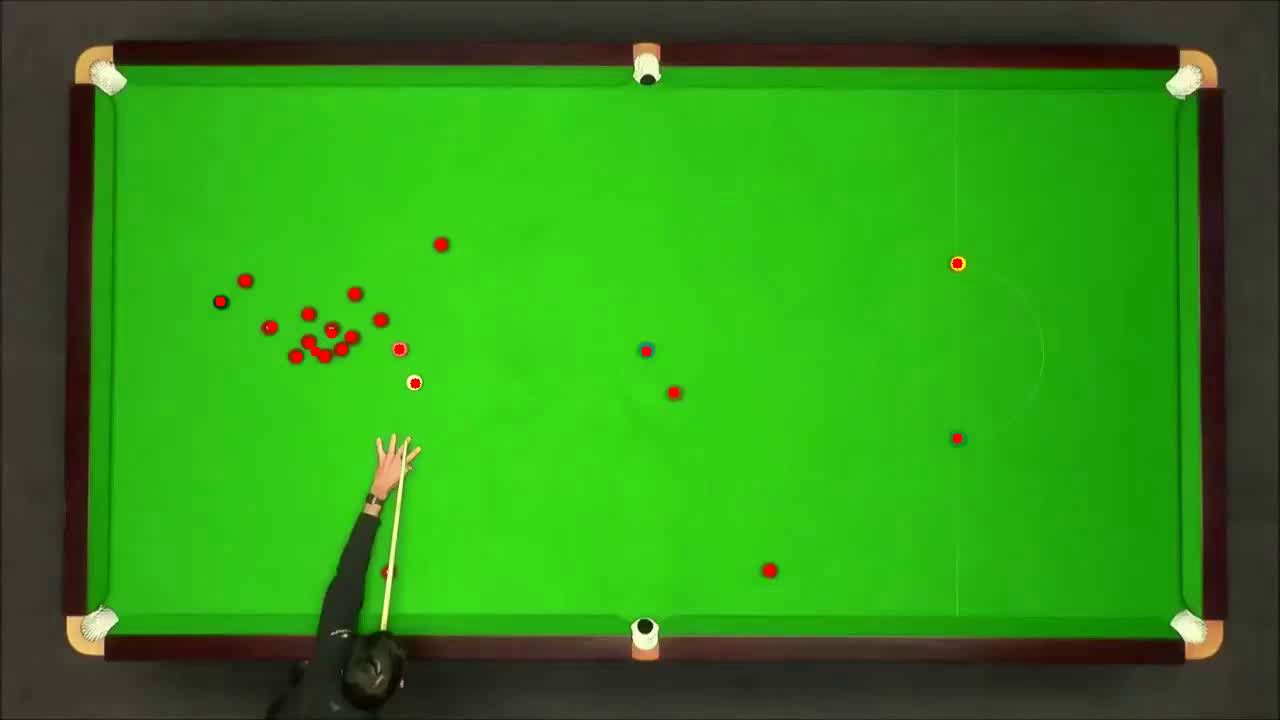
#> input picture frame 0 of project-2-image-description/movements.mp4, 1280 x 720 px, given in place of roonie_snooker.mp4, which was not available
$ jupyter execute projekt2_ap.ipynb   (shell and % lines are left out)   (text cells are left out)
#> lines starting #> are read from the running program, lines starting #| are printed output that depends on the picture; after the words box and inside, x2 and y2 are one past the last pixel; in counts of white or black regions, pixels touching at a corner belong together; pictures that were not available may be replaced by others from this repository, and a replacement may not be noted
[cell 1]
import matplotlib.pyplot as plt
import numpy as np
import cv2
import PIL
import os
import sys
import glob
import random

from pprint import pprint
from ipywidgets import Video

from PIL import Image
from PIL.ExifTags import TAGS

from sklearn.cluster import KMeans

[cell 2]
def imshow(a):
  a = a.clip(0, 255).astype('uint8')
  if a.ndim == 3:
    if a.shape[2] == 4:
      a = cv2.cvtColor(a, cv2.COLOR_BGRA2RGBA)
    else:
      a = cv2.cvtColor(a, cv2.COLOR_BGR2RGB)
  display(PIL.Image.fromarray(a))

[cell 3]
def open_video(path):
  video = cv2.VideoCapture(path)
  if not video.isOpened():
      print("[ERROR]: Could not open video from the given path.")

  video_width = int(video.get(3))
  video_height = int(video.get(4))
  video_fps = video.get(cv2.CAP_PROP_FPS)
  print(f"Video: width={video_width} height={video_height} fps={video_fps}")

  return video, video_width, video_height, video_fps

[cell 4]
video, video_width, video_height, video_fps = open_video("./roonie_snooker.mp4")

# setup
video.set(cv2.CAP_PROP_POS_FRAMES, 0)
ret, first_frame = video.read()
#> first_frame is the input picture: shape (720, 1280, 3); mean B, G, R 24.9, 143.8, 49.5

imshow(first_frame)

[cell 5]
def detect_edges(frame):
  gray_f = cv2.cvtColor(frame, cv2.COLOR_BGR2GRAY)
  threshold_f = cv2.adaptiveThreshold(gray_f, 255, cv2.ADAPTIVE_THRESH_MEAN_C, cv2.THRESH_BINARY, 19, -12)
  lines = cv2.HoughLinesP(threshold_f, rho=2, theta=np.pi/20, threshold=600, minLineLength=400, maxLineGap=50)
  return lines


def detect_edge_intersection(lines, tolerance=0.1):
  def line_intersection(line1, line2):
    xdiff = (line1[0][0] - line1[1][0], line2[0][0] - line2[1][0])
    ydiff = (line1[0][1] - line1[1][1], line2[0][1] - line2[1][1])

    def det(a, b):
      return a[0] * b[1] - a[1] * b[0]

    div = det(xdiff, ydiff)
    if div == 0:
      raise Exception('Determinant equals zero.')

    d = (det(*line1), det(*line2))
    x = int(det(d, xdiff) / div)
    y = int(det(d, ydiff) / div)
    return x, y

  intersection_points = []
  for line1 in lines:
    x1, y1, x2, y2 = line1[0]
    for line2 in lines:
      x3,y3,x4,y4 = line2[0]
      m1 = abs((y2 - y1) / (x2 - x1))
      m2 = abs((y4 - y3) / (x4 - x3))
      if abs(m1 - m2) > tolerance:
        intersection_point = line_intersection(((x1, y1), (x2, y2)), ((x3, y3), (x4, y4)))
        intersection_points.append(intersection_point)
  return intersection_points


def detect_table_corners(intersection_points, n_clusters=4):
  # remove intersection points from the top of the frame
  for intersection_point in intersection_points:
    _, y = intersection_point
    if y < 10:
      intersection_points.remove(intersection_point)

  # perform k-means to detect table corners
  intersection_points = np.asarray(intersection_points).astype(np.float32)
  model = KMeans(n_clusters=n_clusters, n_init=10)
  model.fit(intersection_points)
  segments = model.predict(intersection_points)
  corners = np.stack([intersection_points[segments==i].mean(0) for i in range(n_clusters)], 0)

  return corners.astype(int)


def detect_table_borders(frame, tolerance=2, get_steps=False):
  table_borders = []
  # detect edges
  lines = detect_edges(frame)
  # detect edge intersection
  intersection_points = detect_edge_intersection(lines)
  # detect table corners
  corners = detect_table_corners(intersection_points)

  for corner1 in corners:
    for corner2 in corners:
      if any(corner1 != corner2) and (abs(corner1[0] - corner2[0]) < tolerance or abs(corner1[1] - corner2[1]) < tolerance):
        table_borders.append((corner1, corner2))

  if get_steps:
    return corners, table_borders

  return table_borders


def make_table_borders(frame, table_borders):
  for corner1, corner2 in table_borders:
    cv2.line(frame, corner1, corner2, (255, 0, 0), 5)


def sort_corners(corners):
  sums = {}
  for index, corner in enumerate(corners):
    sums[index] = corner[0] + corner[1]
  sums = sorted(sums.items(), key=lambda x:x[1])
  sorted_corners = np.array([corners[s[0]] for s in sums])
  tmp = sorted_corners[3].copy()
  sorted_corners[3] = sorted_corners[2]
  sorted_corners[2] = tmp
  return sorted_corners


def make_table_mask(frame, corners):
  gray_f = cv2.cvtColor(frame, cv2.COLOR_BGR2GRAY)
  threshold_f = cv2.adaptiveThreshold(gray_f, 255, cv2.ADAPTIVE_THRESH_MEAN_C, cv2.THRESH_BINARY, 19, -12)
  table_mask = np.zeros_like(threshold_f)
  table_mask = table_mask + 255
  sorted_corners = sort_corners(table_corners)
  table_mask = cv2.fillConvexPoly(table_mask, sorted_corners, 1)
  return table_mask

[cell 6]
frame_with_detected_table = first_frame.copy()
table_corners, table_borders = detect_table_borders(frame_with_detected_table, get_steps=True)
#> in detect_edges, `gray_f = cv2.cvtColor(frame, cv2.COLOR_BGR2GRAY)`:
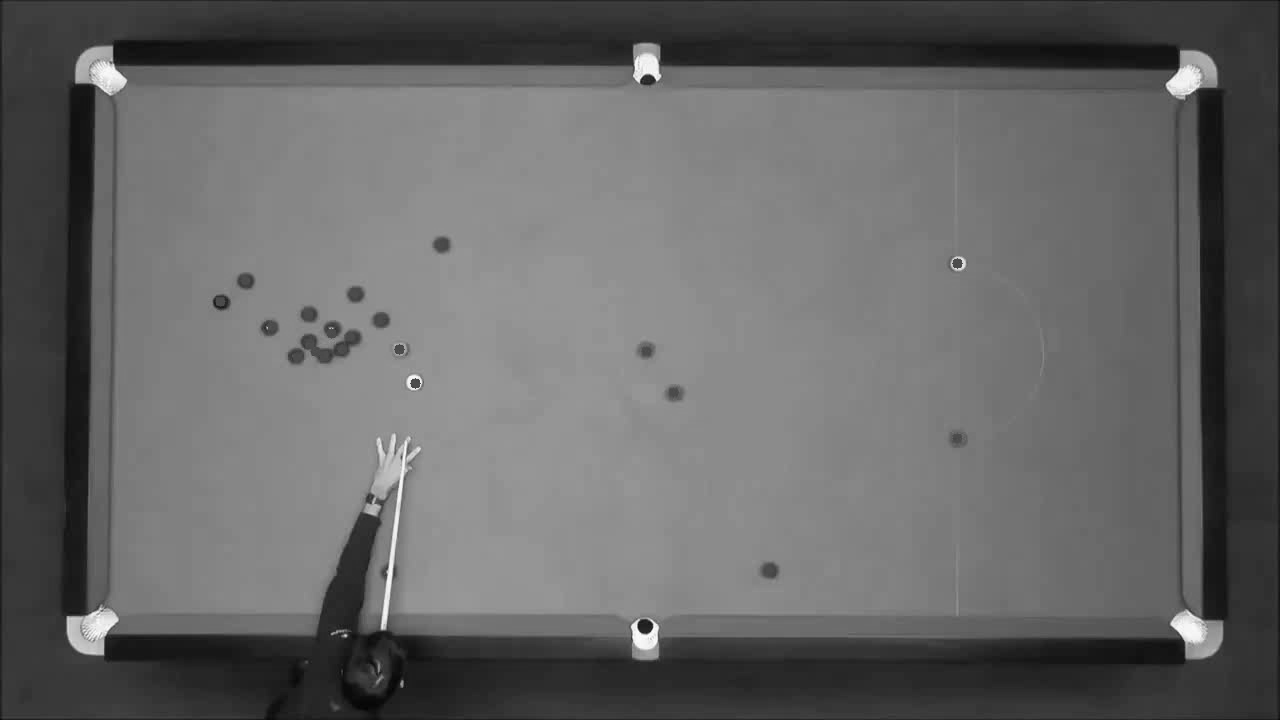
#> gray_f: shape (720, 1280); min 3, max 252, mean 102.1
#> in detect_edges, `threshold_f = cv2.adaptiveThreshold(gray_f, 255, cv2.ADAPTIVE_THRESH_M..`:
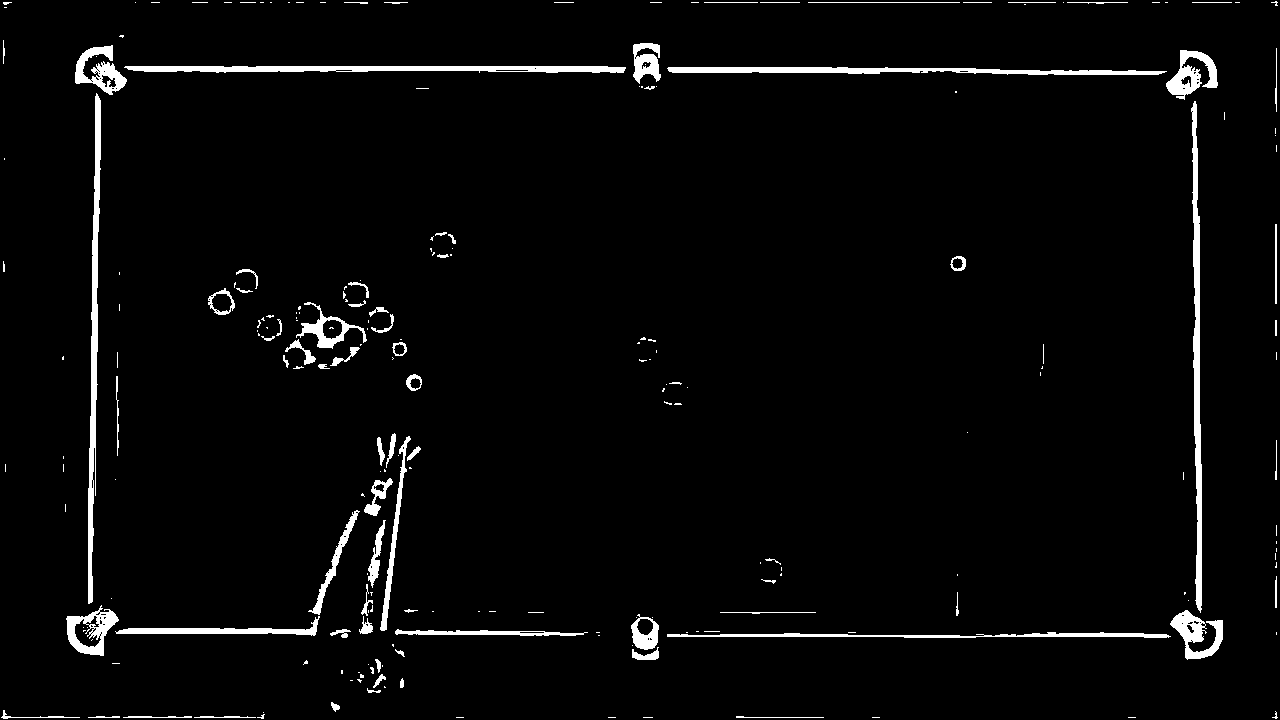
#> threshold_f: shape (720, 1280); 3.1% white; 226 white regions (146 under 20 px), largest, box (x1, y1, x2, y2) and area: (1191, 101, 1202, 613) 2886, (88, 93, 101, 604) 2877, (124, 66, 626, 73) 2767
#> in detect_edges, `lines = cv2.HoughLinesP(threshold_f, rho=2, theta=np.pi/20, threshold=..`: lines = 14 rows, first 6: [76, 70, 1216, 70], [76, 69, 999, 69], [67, 633, 657, 633], [1196, 503, 1196, 2], [76, 66, 658, 66], [95, 495, 95, 47]
#> the loop in detect_edge_intersection, `for line1 in lines:` made 14 passes
#> (x1, y1, x2, y2) on passes 1 to 9: (76, 70, 1216, 70), (76, 69, 999, 69), (67, 633, 657, 633), (1196, 503, 1196, 2), (76, 66, 658, 66), (95, 495, 95, 47), (92, 654, 92, 240), (296, 634, 847, 634), (632, 636, 1222, 636)
#> after the loop in detect_edge_intersection, `for line1 in lines:`: intersection_points = 90 pairs, first value 92 to 1199, second value 2 to 636
#> the loop in detect_table_corners, `for intersection_point in intersection_points:` made 83 passes
#> (intersection_point, y) on passes 1 to 12: ((1196, 70), 70), ((95, 70), 70), ((92, 70), 70), ((1199, 70), 70), ((1197, 70), 70), ((1196, 69), 69), ((95, 69), 69), ((92, 69), 69), ((1199, 69), 69), ((1197, 69), 69), ((1196, 633), 633), ((95, 633), 633)
#> y on passes 63, 76, 81, 82, 83: 2, 2, 2, 2, 2
#> after the loop in detect_table_corners, `for intersection_point in intersection_points:`: intersection_points = 82 pairs, first value 92 to 1199, second value 2 to 636
#> in detect_table_corners, `segments = model.predict(intersection_points)`: segments = 82 values, max 3 at index 1, min 0 at index 11, mean 1.51
#> in detect_table_corners, `corners = np.stack([intersection_points[segments==i].mean(0) for i in ..`: corners = [[93.5, 633.8], [1197.4, 66.56], [1197.3, 633.8], [93.59, 65.29]]
#> in detect_table_borders, `corners = detect_table_corners(intersection_points)`: corners = [[93, 633], [1197, 66], [1197, 633], [93, 65]]
#> the loop in detect_table_borders, `for corner1 in corners:` made 4 passes
#> after the loop in detect_table_borders, `for corner1 in corners:`: table_borders = [([93, 633], [1197, 633]), ([93, 633], [93, 65]), ([1197, 66], [1197, 633]), ([1197, 66], [93, 65]), ([1197, 633], [93, 633]), ([1197, 633], [1197, 66]), ([93, 65], [93, 633]), ([93, 65], [1197, 66])]
#> table_corners = [[93, 633], [1197, 66], [1197, 633], [93, 65]]
make_table_borders(frame_with_detected_table, table_borders)
#> the loop in make_table_borders, `for corner1, corner2 in table_borders:` made 8 passes
#> (corner1, corner2) on passes 1 to 8: ([93, 633], [1197, 633]), ([93, 633], [93, 65]), ([1197, 66], [1197, 633]), ([1197, 66], [93, 65]), ([1197, 633], [93, 633]), ([1197, 633], [1197, 66]), ([93, 65], [93, 633]), ([93, 65], [1197, 66])
#> after the loop in make_table_borders, `for corner1, corner2 in table_borders:`:
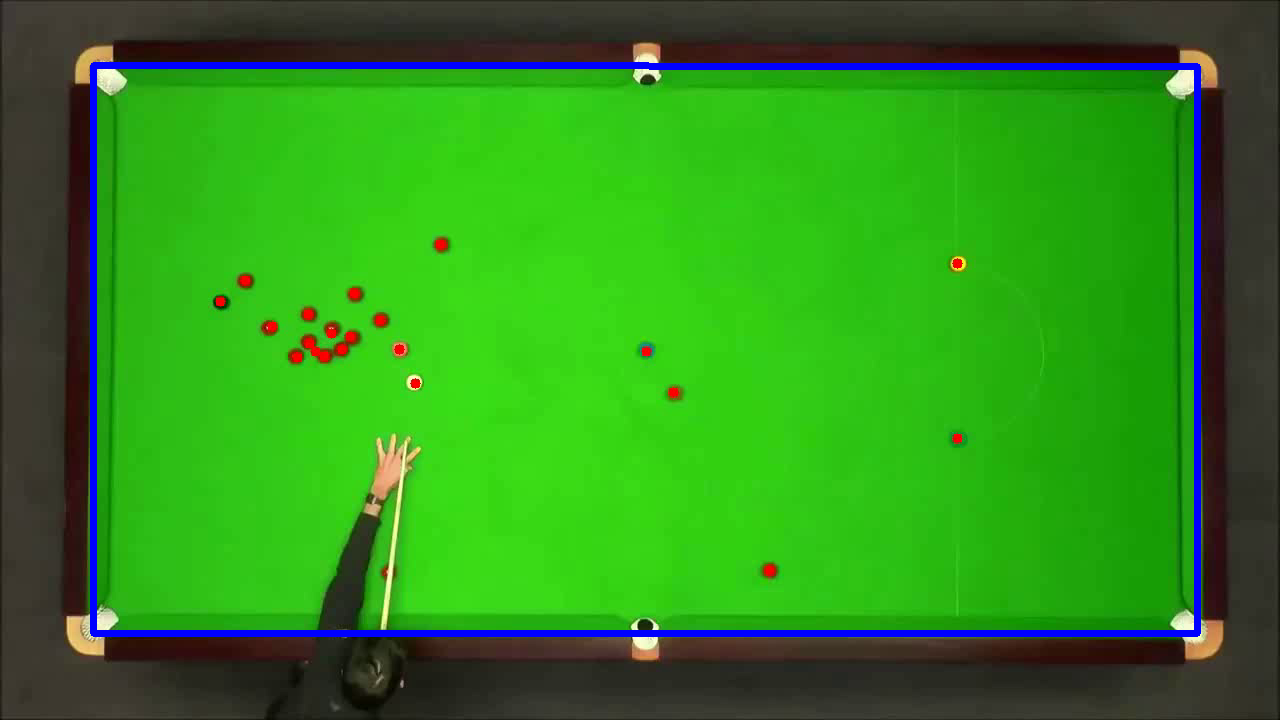
#> frame: shape (720, 1280, 3); 2.54% of pixels changed, all inside (x1, y1, x2, y2) = (90, 62, 1201, 637)

frame_copy = first_frame.copy()
table_mask = make_table_mask(frame_copy, table_corners)
#> the loop in sort_corners, `for index, corner in enumerate(corners):` made 4 passes
#> after the loop in sort_corners, `for index, corner in enumerate(corners):`: sums = {0: 726, 1: 1263, 2: 1830, 3: 158}
#> in sort_corners, `sums = sorted(sums.items(), key=lambda x:x[1])`: sums = [(3, 158), (0, 726), (1, 1263), (2, 1830)]
#> in sort_corners, `sorted_corners = np.array([corners[s[0]] for s in sums])`: sorted_corners = [[93, 65], [93, 633], [1197, 66], [1197, 633]]
#> in sort_corners, `tmp = sorted_corners[3].copy()`: tmp = [1197, 633]
#> in make_table_mask, `sorted_corners = sort_corners(table_corners)`: sorted_corners = [[93, 65], [93, 633], [1197, 633], [1197, 66]]
#> in make_table_mask, `table_mask = cv2.fillConvexPoly(table_mask, sorted_corners, 1)`:
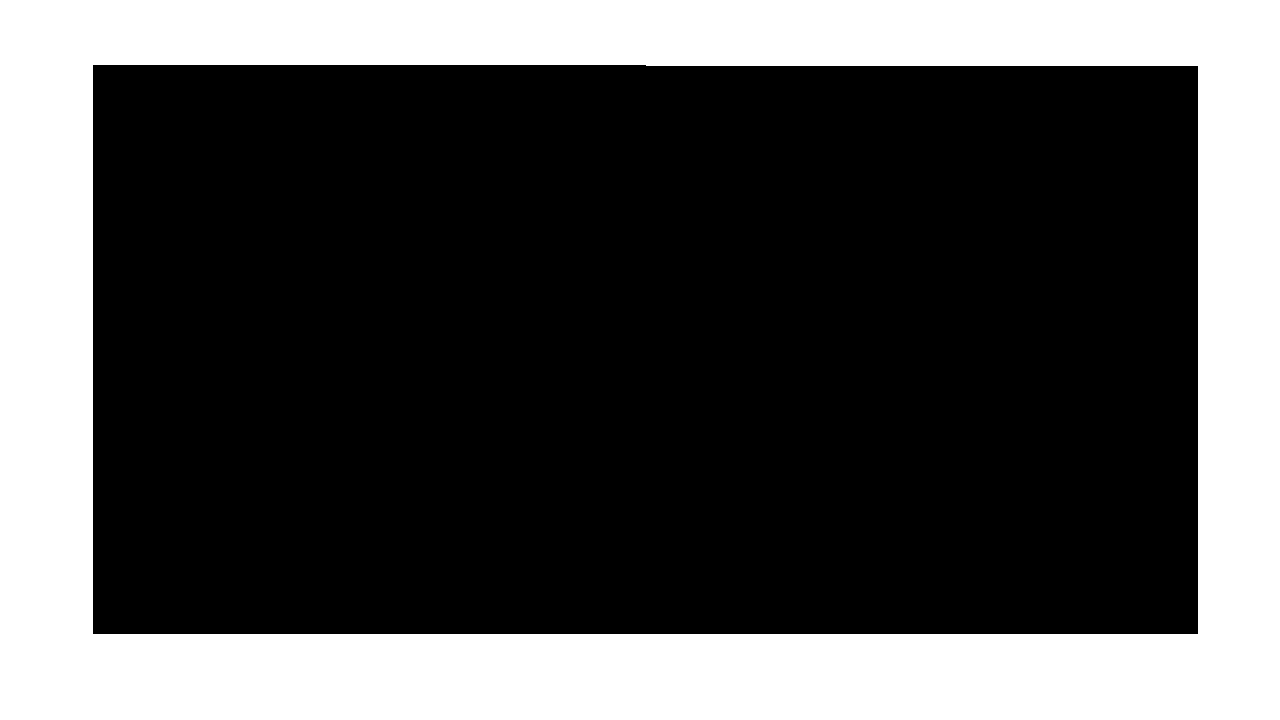
#> table_mask: shape (720, 1280); values 1 (black) and 255 (white), 31.8% white; 1 white region, box (x1, y1, x2, y2) and area: (0, 0, 1280, 720) 293407


imshow(np.concatenate([first_frame, frame_with_detected_table], 1))
#> in imshow (call 2), `a = a.clip(0, 255).astype('uint8')`:
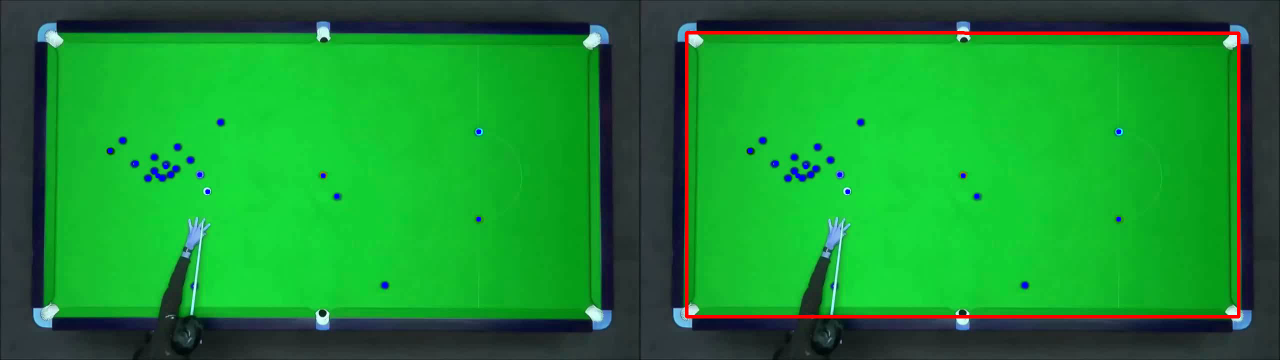
#> a: shape (720, 2560, 3) (shown at 1/2 size); mean R, G, B 27.7, 142.3, 48.7
imshow(table_mask)

[cell 7]
...

[cell 8]
# video drawing
def draw_table_borders(video_track, frame, table_borders):
  for corner1, corner2 in table_borders:
    video_track.write(cv2.line(frame, corner1, corner2, (255, 0, 0), 5))

[cell 9]
video, video_width, video_height, video_fps = open_video("./roonie_snooker.mp4")
#| Video: width=1280 height=720 fps=15.0
#> video_width = 1280; video_height = 720; video_fps = 15

video_track = cv2.VideoWriter('./roonie_snooker.avi', cv2.VideoWriter_fourcc(*'DIVX'), video_fps, (video_width, video_height))

# setup
video.set(cv2.CAP_PROP_POS_FRAMES, 0)
ret, frame = video.read()

# get table borders
table_borders = detect_table_borders(frame) if ret else []
#> the loop in detect_edge_intersection (call 2), `for line1 in lines:` made 14 passes
#> line1 on passes 2 to 13: [[76, 69, 999, 69]], [[67, 633, 657, 633]], [[1196, 503, 1196, 2]], [[76, 66, 658, 66]], [[95, 495, 95, 47]], [[92, 654, 92, 240]], [[296, 634, 847, 634]], [[632, 636, 1222, 636]], [[1199, 658, 1199, 216]], [[546, 72, 1216, 72]], [[1197, 658, 1197, 148]], [[67, 632, 687, 632]]
#> (x1, y1, x2, y2) on pass 1: (76, 70, 1216, 70)
#> the loop in detect_table_corners (call 2), `for intersection_point in intersection_points:` made 83 passes
#> intersection_point on passes 1 to 12: (1196, 70), (95, 70), (92, 70), (1199, 70), (1197, 70), (1196, 69), (95, 69), (92, 69), (1199, 69), (1197, 69), (1196, 633), (95, 633)
#> the loop in detect_table_borders (call 2), `for corner1 in corners:` made 4 passes
